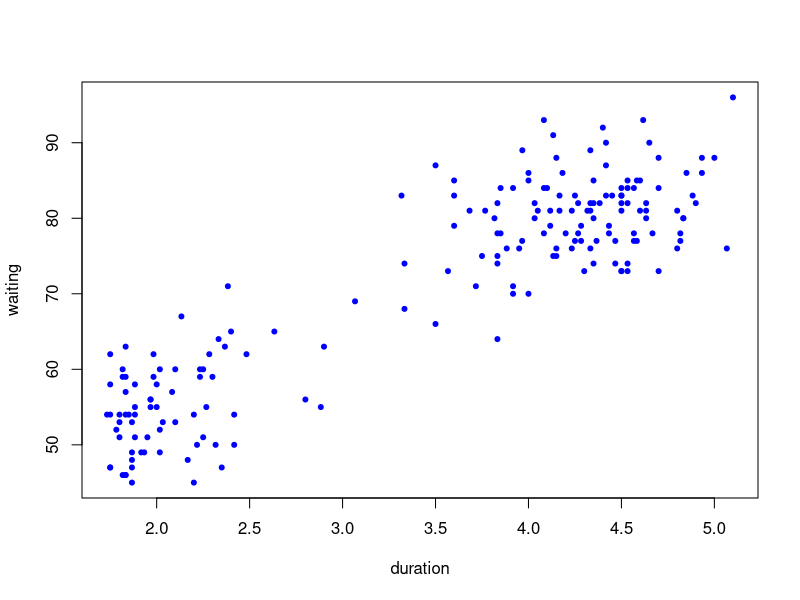

Source code (R): (Note: this script raises an error after producing the figure.)
library(stats)
library(caret)
data("faithful")
set.seed(12345)

inTrain <- createDataPartition(faithful$waiting, p = 0.7, list = FALSE)
train_data <- faithful[inTrain,]
test_data <- faithful[-inTrain,]

lm1 <- lm(train_data$eruptions ~ train_data$waiting)
summary(lm1)

plot(x = train_data$eruptions, y = train_data$waiting, xlab = "duration", 
     ylab = "waiting", col = "blue", pch = 20 )
lines(train_data$waiting, lm1$fitted.values, lwd = 3)
lm1$coefficients

lm1$coefficients[1] + lm1$coefficients[2]

fit <- train(waiting ~ ., data = train_data, method = "glm")
pred <- predict(fit, newdata = test_data)
summary(pred)
confusionMatrix(pred, train_data$waiting)
confusionMatrix(pred, test_data$waiting)